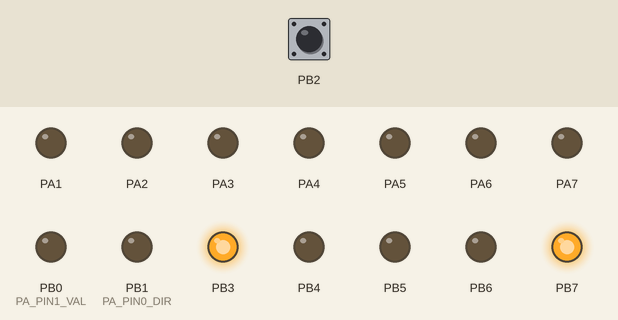
This program was run on a simulated ATmega32, built with avr-gcc and emulated at 1 MHz. On the bench: output pins drawn as LEDs (lit = HIGH). The test bench sets the inputs (shaded band); at power-on: PB2 HIGH.

Above: at 1.2 s.
1.3 s: PB2 pulled LOW for 0.15 s
At 2.1 s:
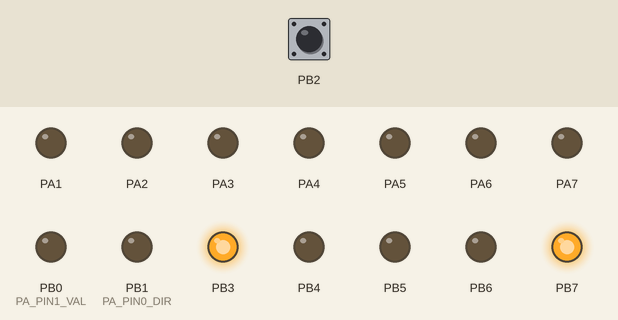
3.0 s: PB2 pulled LOW for 3.2 s
At 3.5 s:
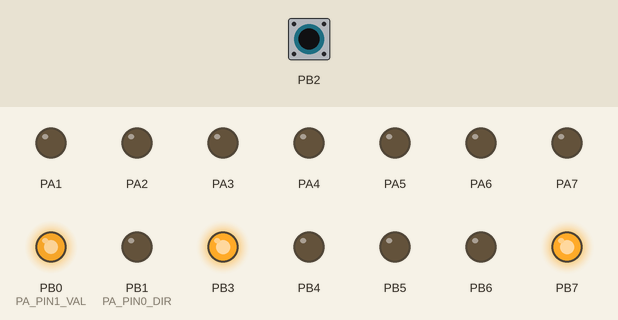
Timing chart, 0 to 7.7 s (numbered marks = the images above; inputs shaded):
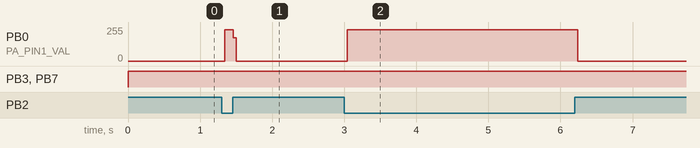

Measured:
- after the input at 1.3 s, PB0 (PA_PIN1_VAL): 0/255 → 236/255 at once, → 0/255 0.12 s later
- after the input at 3.0 s, PB0 (PA_PIN1_VAL): 0/255 → 236/255 at once, → 0/255 3.2 s later

The program:

main.c
```c
/*
 * main.c
 *
 *  Created on: Oct 27, 2023
 *      Author: samar ibrahim
 */


#include "stdTypes.h"
#include "errorStates.h"
#include "DIO_int.h"
#include "Switch_config.h"
#include "Switch_int.h"

extern SW_t Switch_AstrSwitchStatus [SW_NUM];
int main(void)
{
	DIO_enuInit();
SWITCH_enuInit(Switch_AstrSwitchStatus);
u8 pinstate;
	while(1)
	{
SWITCH_enuGetStatus(&Switch_AstrSwitchStatus[1],&pinstate);
if (pinstate ==0)
		{
DIO_enuSetPinVal(DIO_u8PORTB, DIO_u8PIN0 , DIO_u8HIGH);

		}
		else
		{
			DIO_enuSetPinVal(DIO_u8PORTB, DIO_u8PIN0 , DIO_u8LOW);
		}

	}
}
```

SWITCH_config.c
```c
/*
 * SWITCH_config.c
 *
 *  Created on: Oct 26, 2023
 *      Author: user
 */
#include "stdTypes.h"
#include "errorStates.h"
#include "Switch_priv.h"
#include "Switch_config.h"
#include "DIO_int.h"

SW_t Switch_AstrSwitchStatus[SW_NUM ]={
		{DIO_u8PORTA,DIO_u8PIN0,DIO_u8PULLUP},
		{DIO_u8PORTB,DIO_u8PIN2,DIO_u8PULLUP},
		{DIO_u8PORTC,DIO_u8PIN3,DIO_u8FLOAT}
};
```

SWITCH_config.h
```c
/*
 * SWITCH_config.h
 *
 *  Created on: Oct 26, 2023
 *      Author: user
 */

#ifndef SWITCH_CONFIG_H_
#define SWITCH_CONFIG_H_

#include "stdTypes.h"

#define SW_NUM  3

typedef struct {
	u8 SW_PortID ;
	u8 SW_PinID;
	u8 SW_Status;
}SW_t;

#endif /* SWITCH_CONFIG_H_ */
```

SWITCH_int.h
```c
/*
 * SWITCH_int.h
 *
 *  Created on: Oct 27, 2023
 *      Author: user
 */

#ifndef SWITCH_INT_H_
#define SWITCH_INT_H_


#include"SWITCH_config.h"

ES_t SWITCH_enuInit(SW_t *Copy_AstrSwitchs);
ES_t SWITCH_enuGetStatus(SW_t *Copy_AstrSwitchs,u8 *Copy_pu8SwStatus);

#endif /* SWITCH_INT_H_ */
```

SWITCH_priv.h
```c
/*
 * SWITCH_priv.h
 *
 *  Created on: Oct 26, 2023
 *      Author: user
 */

#ifndef SWITCH_PRIV_H_
#define SWITCH_PRIV_H_


#endif /* SWITCH_PRIV_H_ */
```

SWITCH_prog.c
```c
/*
 * SWITCH_prog.c
 *
 *  Created on: Oct 26, 2023
 *      Author: samar ibrahim
 */
#include "stdTypes.h"
#include "errorStates.h"


#include "Switch_config.h"

#include "DIO_int.h"


ES_t SWITCH_enuInit(SW_t *Copy_AstrSwitchs){
	ES_t Local_enuErrorState = ES_NOK;
	u8 Local_u8Iterator=0;
	if(Copy_AstrSwitchs!=NULL){
		for(Local_u8Iterator=0;Local_u8Iterator<SW_NUM;Local_u8Iterator++){
			Local_enuErrorState =DIO_enuSetPinDirection(Copy_AstrSwitchs[Local_u8Iterator].SW_PortID,Copy_AstrSwitchs[Local_u8Iterator].SW_PinID,DIO_u8INPUT);
			Local_enuErrorState = DIO_enuSetPinVal(Copy_AstrSwitchs[Local_u8Iterator].SW_PortID,Copy_AstrSwitchs[Local_u8Iterator].SW_PinID,Copy_AstrSwitchs[Local_u8Iterator].SW_Status);
		}
	}
	else{
		 Local_enuErrorState = ES_NULL_POINTER;
	}
	return Local_enuErrorState;
}

ES_t SWITCH_enuGetStatus(SW_t *Copy_AstrSwitchs,u8 *Copy_pu8SwStatus){
	ES_t Local_enuErrorState = ES_NOK;
	if(Copy_AstrSwitchs!=NULL && Copy_pu8SwStatus!=NULL){
		Local_enuErrorState=DIO_enuGetPinVal(Copy_AstrSwitchs->SW_PortID,Copy_AstrSwitchs->SW_PinID,Copy_pu8SwStatus);
	}
	else{
		Local_enuErrorState=ES_NULL_POINTER;
	}

	return Local_enuErrorState;
}
```

errorStates.h
```c
/*
 * errorStates.h
 *
 *  Created on: 12/10/2023
 *      Author: samar ibrahim
 */

#ifndef ERRORSTATES_H_
#define ERRORSTATES_H_

typedef enum
{
	ES_NOK,
	ES_OK,
	ES_NULL_POINTER,
	ES_OUT_OF_RANGE
}ES_t;

#endif /* ERRORSTATES_H_ */
```

DIO_config.h
```c
/*
 * DIO_config.h
 *
 *  Created on: Oct 12, 2023
 *      Author: samar ibrahim
 */

#ifndef DIO_CONFIG_H_
#define DIO_CONFIG_H_


//Directions(output or input)
#define PA_PIN0_DIR OUTPUT
#define PA_PIN1_DIR OUTPUT
#define PA_PIN2_DIR OUTPUT
#define PA_PIN3_DIR OUTPUT
#define PA_PIN4_DIR OUTPUT
#define PA_PIN5_DIR OUTPUT
#define PA_PIN6_DIR OUTPUT
#define PA_PIN7_DIR OUTPUT

#define PB_PIN0_DIR OUTPUT
#define PB_PIN1_DIR OUTPUT
#define PB_PIN2_DIR OUTPUT
#define PB_PIN3_DIR OUTPUT
#define PB_PIN4_DIR OUTPUT
#define PB_PIN5_DIR OUTPUT
#define PB_PIN6_DIR OUTPUT
#define PB_PIN7_DIR OUTPUT

#define PC_PIN0_DIR OUTPUT
#define PC_PIN1_DIR INPUT
#define PC_PIN2_DIR OUTPUT
#define PC_PIN3_DIR OUTPUT
#define PC_PIN4_DIR INPUT
#define PC_PIN5_DIR INPUT
#define PC_PIN6_DIR OUTPUT
#define PC_PIN7_DIR OUTPUT

#define PD_PIN0_DIR OUTPUT
#define PD_PIN1_DIR INPUT
#define PD_PIN2_DIR OUTPUT
#define PD_PIN3_DIR OUTPUT
#define PD_PIN4_DIR INPUT
#define PD_PIN5_DIR INPUT
#define PD_PIN6_DIR OUTPUT
#define PD_PIN7_DIR OUTPUT


//States
#define PA_PIN0_VAL HIGH
#define PA_PIN1_VAL LOW
#define PA_PIN2_VAL LOW
#define PA_PIN3_VAL LOW
#define PA_PIN4_VAL LOW
#define PA_PIN5_VAL LOW
#define PA_PIN6_VAL LOW
#define PA_PIN7_VAL LOW

#define PB_PIN0_VAL HIGH
#define PB_PIN1_VAL LOW
#define PB_PIN2_VAL LOW
#define PB_PIN3_VAL PULLUP
#define PB_PIN4_VAL LOW
#define PB_PIN5_VAL FLOAT
#define PB_PIN6_VAL LOW
#define PB_PIN7_VAL PULLUP

#define PC_PIN0_VAL HIGH
#define PC_PIN1_VAL LOW
#define PC_PIN2_VAL LOW
#define PC_PIN3_VAL PULLUP
#define PC_PIN4_VAL FLOAT
#define PC_PIN5_VAL PULLUP
#define PC_PIN6_VAL FLOAT
#define PC_PIN7_VAL LOW

#define PD_PIN0_VAL HIGH
#define PD_PIN1_VAL LOW
#define PD_PIN2_VAL LOW
#define PD_PIN3_VAL PULLUP
#define PD_PIN4_VAL FLOAT
#define PD_PIN5_VAL PULLUP
#define PD_PIN6_VAL FLOAT
#define PD_PIN7_VAL LOW


#endif /* DIO_CONFIG_H_ */
```

DIO_int.h
```c
/*
 * DIO_int.h
 *
 *  Created on: Oct 12, 2023
 *      Author: samar ibrahim
 */

#ifndef DIO_INT_H_
#define DIO_INT_H_

//direction
#define DIO_u8OUTPUT  1
#define DIO_u8INPUT   0

//states
#define DIO_u8HIGH   1
#define DIO_u8LOW    0

#define DIO_u8PULLUP 1
#define DIO_u8FLOAT  0


// names of ports
#define DIO_u8PORTA		0
#define DIO_u8PORTB		1
#define DIO_u8PORTC		2
#define DIO_u8PORTD		3

// pins

#define DIO_u8PIN0		0
#define DIO_u8PIN1		1
#define DIO_u8PIN2		2
#define DIO_u8PIN3		3
#define DIO_u8PIN4		4
#define DIO_u8PIN5		5
#define DIO_u8PIN6		6
#define DIO_u8PIN7		7

ES_t DIO_enuInit(void);

ES_t DIO_enuSetPortDirection(u8 Copy_u8PortID, u8 Copy_u8Value);
ES_t DIO_enuSetPortVal(u8 Copy_u8PortID, u8 Copy_u8Value);
ES_t DIO_enuGetPortVal(u8 Copy_u8PortID, u8 *Copy_pu8Value);
ES_t DIO_enuTogPortVal(u8 Copy_u8PortID);


ES_t DIO_enuSetPinDirection(u8 Copy_u8PortID,u8 Copy_u8PinID, u8  Copy_u8Value);
ES_t DIO_enuSetPinVal(u8 Copy_u8PortID,u8 Copy_u8PinID, u8 Copy_u8Value);
ES_t DIO_enuGetPinVal(u8 Copy_u8PortID, u8 Copy_u8PinID,u8 *Copy_pu8Value);
ES_t DIO_enuTogPinVal(u8 Copy_u8PortID,u8 Copy_u8PinID);

#endif /* DIO_INT_H_ */
```

DIO_priv.h
```c
/*
 * DIO_priv.h
 *
 *  Created on: Oct 12, 2023
 *      Author: samar ibrahim
 */

#ifndef DIO_PRIV_H_
#define DIO_PRIV_H_
// Direction
#define OUTPUT  1
#define INPUT   0

//states
#define HIGH   1
#define  LOW   0

#define PULLUP 1
#define  FLOAT 0


// ID OF PORTS
#define DIO_PORTA		0
#define DIO_PORTB		1
#define DIO_PORTC		2
#define DIO_PORTD		3

// ID OF PINS
// pins
#define DIO_PIN0		0
#define DIO_PIN1		1
#define DIO_PIN2		2
#define DIO_PIN3		3
#define DIO_PIN4		4
#define DIO_PIN5		5
#define DIO_PIN6		6
#define DIO_PIN7		7


// registers
#define DDRA *((u8*)0x3A)
#define PORTA *((u8*)0x3B)
#define PINA *((volatile u8*)0x39)

#define DDRB *((u8*)0x37)
#define PORTB *((u8*)0x38)
#define PINB *((volatile u8*)0x36)

#define PORTC *((u8*)0x35)
#define DDRC *((u8*)0x34)
#define PINC *((volatile u8*)0x33)

#define PORTD *((u8*)0x32)
#define DDRD *((u8*)0x31)
#define PIND *((volatile u8*)0x30)


#define CONC_HELP(b7,b6,b5,b4,b3,b2,b1,b0)		0b##b7##b6##b5##b4##b3##b2##b1##b0
#define CONC(b7,b6,b5,b4,b3,b2,b1,b0)			CONC_HELP(b7,b6,b5,b4,b3,b2,b1,b0)


#endif /* DIO_PRIV_H_ */
```

DIO_prog.c
```c
/*
 * prog.c
 *
 *  Created on: Oct 12, 2023
 *      Author: samar ibrahim
 */
#include "stdTypes.h"
#include "errorStates.h"

#include "DIO_priv.h"
#include "DIO_config.h"


ES_t DIO_enuInit(void){
	ES_t Local_enuErrorState = ES_NOK;

	DDRA = CONC(PA_PIN7_DIR,PA_PIN6_DIR,PA_PIN5_DIR,PA_PIN4_DIR,PA_PIN3_DIR,PA_PIN2_DIR,PA_PIN1_DIR,PA_PIN0_DIR);
	DDRB = CONC(PB_PIN7_DIR,PB_PIN6_DIR,PB_PIN5_DIR,PB_PIN4_DIR,PB_PIN3_DIR,PB_PIN2_DIR,PB_PIN1_DIR,PB_PIN0_DIR);
	DDRC = CONC(PC_PIN7_DIR,PC_PIN6_DIR,PC_PIN5_DIR,PC_PIN4_DIR,PC_PIN3_DIR,PC_PIN2_DIR,PC_PIN1_DIR,PC_PIN0_DIR);
	DDRD = CONC(PD_PIN7_DIR,PD_PIN6_DIR,PD_PIN5_DIR,PD_PIN4_DIR,PD_PIN3_DIR,PD_PIN2_DIR,PD_PIN1_DIR,PD_PIN0_DIR);

	PORTA = CONC(PA_PIN7_VAL,PA_PIN6_VAL,PA_PIN5_VAL,PA_PIN4_VAL,PA_PIN3_VAL,PA_PIN2_VAL,PA_PIN1_VAL,PA_PIN0_VAL);
    PORTB = CONC(PB_PIN7_VAL,PB_PIN6_VAL,PB_PIN5_VAL,PB_PIN4_VAL,PB_PIN3_VAL,PB_PIN2_VAL,PB_PIN1_VAL,PB_PIN0_VAL);
	PORTC = CONC(PC_PIN7_VAL,PC_PIN6_VAL,PC_PIN5_VAL,PC_PIN4_VAL,PC_PIN3_VAL,PC_PIN2_VAL,PC_PIN1_VAL,PC_PIN0_VAL);
	PORTD = CONC(PD_PIN7_VAL,PD_PIN6_VAL,PD_PIN5_VAL,PD_PIN4_VAL,PD_PIN3_VAL,PD_PIN2_VAL,PD_PIN1_VAL,PD_PIN0_VAL);
	 Local_enuErrorState = ES_OK;

	return Local_enuErrorState;
}


ES_t DIO_enuSetPortDirection(u8 Copy_u8PortID, u8 Copy_u8Value){
	ES_t Local_enuErrorState = ES_NOK;

	if(Copy_u8PortID <= DIO_PORTD)
	{
		switch(Copy_u8PortID)
		{
			case DIO_PORTA:
			DDRA = Copy_u8Value;
			break;

			case DIO_PORTB:
			DDRB = Copy_u8Value;
			break;

			case DIO_PORTC:
			DDRC = Copy_u8Value;
			break;

			case DIO_PORTD:
			DDRD = Copy_u8Value;
			break;
		}
		Local_enuErrorState = ES_OK;
	}
	else
	{
		Local_enuErrorState = ES_OUT_OF_RANGE;
	}

	return Local_enuErrorState;

}
ES_t DIO_enuSetPortVal(u8 Copy_u8PortID, u8 Copy_u8Value){
	ES_t Local_enuErrorState = ES_NOK;

		if(Copy_u8PortID <= DIO_PORTD)
		{
			switch(Copy_u8PortID)
			{
				case DIO_PORTA:
				PORTA = Copy_u8Value;
				break;

				case DIO_PORTB:
				PORTB = Copy_u8Value;
				break;

				case DIO_PORTC:
				PORTC = Copy_u8Value;
				break;

				case DIO_PORTD:
				PORTD = Copy_u8Value;
				break;
			}
			Local_enuErrorState = ES_OK;
		}
		else
		{
			Local_enuErrorState = ES_OUT_OF_RANGE;
		}

		return Local_enuErrorState;

}
ES_t DIO_enuGetPortVal(u8 Copy_u8PortID, u8 *Copy_pu8Value){
	ES_t Local_enuErrorState = ES_NOK;
 if(Copy_pu8Value!=NULL){
		if(Copy_u8PortID <= DIO_PORTD)
		{
			switch(Copy_u8PortID)
			{
				case DIO_PORTA:
				 *Copy_pu8Value=PINA;
				break;

				case DIO_PORTB:
				 *Copy_pu8Value=PINB;
				break;

				case DIO_PORTC:
				 *Copy_pu8Value=PINC;
				break;

				case DIO_PORTD:
			    *Copy_pu8Value=PIND;
				break;
			}
			Local_enuErrorState = ES_OK;
		}
		else
		{
			Local_enuErrorState = ES_OUT_OF_RANGE;
		}
 }
 else{
	 Local_enuErrorState = ES_NULL_POINTER;
 }
		return Local_enuErrorState;


}
ES_t DIO_enuTogPortVal(u8 Copy_u8PortID){
	ES_t Local_enuErrorState = ES_NOK;

			if(Copy_u8PortID <= DIO_PORTD)
			{
				switch(Copy_u8PortID)
				{
					case DIO_PORTA:
					 PORTA=~PORTA;
					break;

					case DIO_PORTB:
					 PORTB=~PORTB;
					break;

					case DIO_PORTC:
					 PORTC=~PORTC;
					break;

					case DIO_PORTD:
					 PORTD=~PORTD;
					break;
				}
				Local_enuErrorState = ES_OK;
			}
			else
			{
				Local_enuErrorState = ES_OUT_OF_RANGE;
			}

			return Local_enuErrorState;

}


ES_t DIO_enuSetPinDirection(u8 Copy_u8PortID,u8 Copy_u8PinID, u8  Copy_u8Value){
	ES_t Local_enuErrorState = ES_NOK;

if(Copy_u8PortID <= DIO_PORTD	&& Copy_u8PinID <= DIO_PIN7 && Copy_u8Value <= OUTPUT){
	switch(Copy_u8PortID)
				{
					case DIO_PORTA:
						DDRA &=~(1 << Copy_u8PinID);
						DDRA |= (Copy_u8Value << Copy_u8PinID);
					break;

					case DIO_PORTB:
						DDRB &=~(1 << Copy_u8PinID);
					    DDRB |= (Copy_u8Value << Copy_u8PinID);
					break;

					case DIO_PORTC:
						DDRC &=~(1 << Copy_u8PinID);
						DDRC|= (Copy_u8Value << Copy_u8PinID);
					break;

					case DIO_PORTD:
						DDRD &=~(1 << Copy_u8PinID);
						DDRD |= (Copy_u8Value << Copy_u8PinID);
					break;
				}
				Local_enuErrorState = ES_OK;
			}
			else
			{
				Local_enuErrorState = ES_OUT_OF_RANGE;
			}

			return Local_enuErrorState;

}

ES_t DIO_enuSetPinVal(u8 Copy_u8PortID,u8 Copy_u8PinID, u8 Copy_u8Value){
	ES_t Local_enuErrorState = ES_NOK;

	if(Copy_u8PortID <= DIO_PORTD	&& Copy_u8PinID <= DIO_PIN7 && Copy_u8Value <= OUTPUT){
		switch(Copy_u8PortID)
					{
						case DIO_PORTA:
							PORTA &=~(1 << Copy_u8PinID);
							PORTA |= (Copy_u8Value << Copy_u8PinID);
						break;

						case DIO_PORTB:
							PORTB &=~(1 << Copy_u8PinID);
							PORTB |= (Copy_u8Value << Copy_u8PinID);
						break;

						case DIO_PORTC:
							PORTC &=~(1 << Copy_u8PinID);
							PORTC|= (Copy_u8Value << Copy_u8PinID);
						break;

						case DIO_PORTD:
							PORTD &=~(1 << Copy_u8PinID);
							PORTD |= (Copy_u8Value << Copy_u8PinID);
						break;
					}
					Local_enuErrorState = ES_OK;
				}
				else
				{
					Local_enuErrorState = ES_OUT_OF_RANGE;
				}

				return Local_enuErrorState;
}

ES_t DIO_enuGetPinVal(u8 Copy_u8PortID, u8 Copy_u8PinID,u8 *Copy_pu8Value){
	ES_t Local_enuErrorState = ES_NOK;

	 if(Copy_pu8Value!=NULL){
			if(Copy_u8PortID <= DIO_PORTD)
			{
				switch(Copy_u8PortID)
				{
					case DIO_PORTA:
					 *Copy_pu8Value=((PINA >> Copy_u8PinID) & 1);
					break;

					case DIO_PORTB:
					 *Copy_pu8Value=((PINB >> Copy_u8PinID) & 1);
					break;

					case DIO_PORTC:
					 *Copy_pu8Value=((PINC >> Copy_u8PinID) & 1);
					break;

					case DIO_PORTD:
				    *Copy_pu8Value=((PIND >> Copy_u8PinID) & 1);
					break;
				}
				Local_enuErrorState = ES_OK;
			}
			else
			{
				Local_enuErrorState = ES_OUT_OF_RANGE;
			}
	 }
	 else{
		 Local_enuErrorState = ES_NULL_POINTER;
	 }
			return Local_enuErrorState;


}
ES_t DIO_enuTogPinVal(u8 Copy_u8PortID,u8 Copy_u8PinID){
	ES_t Local_enuErrorState = ES_NOK;

				if(Copy_u8PortID <= DIO_PORTD&&Copy_u8PinID<=DIO_PIN7)
				{
					switch(Copy_u8PortID)
					{
						case DIO_PORTA:
						 PORTA^=(1 << Copy_u8PinID);
						break;

						case DIO_PORTB:
						 PORTB=(1 << Copy_u8PinID);
						break;

						case DIO_PORTC:
						 PORTC=(1 << Copy_u8PinID);
						break;

						case DIO_PORTD:
						 PORTD=(1 << Copy_u8PinID);
						break;
					}
					Local_enuErrorState = ES_OK;
				}
				else
				{
					Local_enuErrorState = ES_OUT_OF_RANGE;
				}

				return Local_enuErrorState;

	}
```

stdTypes.h
```c
/*
 * stdTypes.h
 *
 *  Created on	: 5/10/2023
 *  Author		: samar ibrahim
 */

#ifndef STDTYPES_H_
#define STDTYPES_H_

/*typedef <dataType> <newName>*/

typedef unsigned char         u8   ;
typedef unsigned short int    u16  ;
typedef unsigned long int     u32  ;

typedef signed char           s8   ;
typedef signed short int      s16  ;
typedef signed long int       s32  ;

typedef float                 f32  ;
typedef double                f64  ;
typedef long double           f80  ;

#define NULL		(void*)0

#endif /* STDTYPES_H_ */
```
